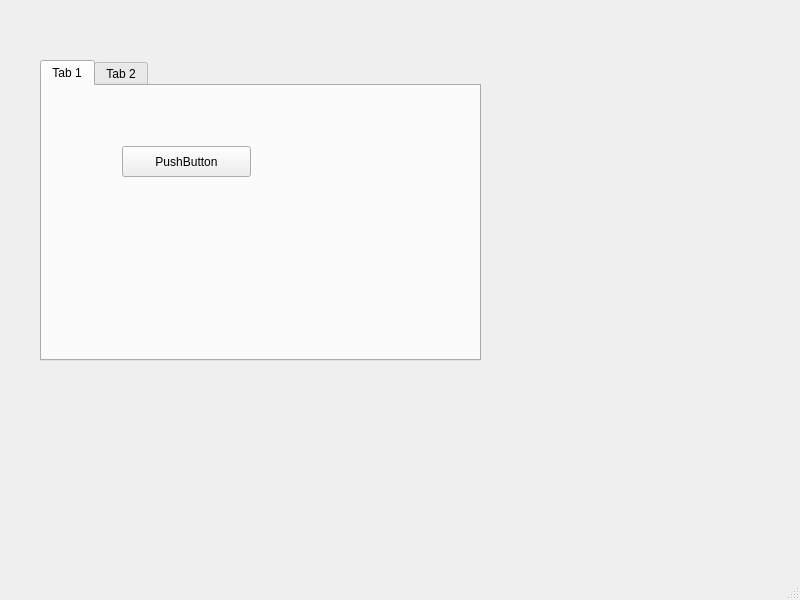
<?xml version="1.0" encoding="UTF-8"?>
<ui version="4.0">
 <class>MainWindow</class>
 <widget class="QMainWindow" name="MainWindow">
  <property name="geometry">
   <rect>
    <x>0</x>
    <y>0</y>
    <width>800</width>
    <height>600</height>
   </rect>
  </property>
  <property name="windowTitle">
   <string>MainWindow</string>
  </property>
  <widget class="QWidget" name="centralwidget">
   <widget class="QTabWidget" name="tabWidget">
    <property name="geometry">
     <rect>
      <x>40</x>
      <y>60</y>
      <width>441</width>
      <height>301</height>
     </rect>
    </property>
    <property name="currentIndex">
     <number>0</number>
    </property>
    <widget class="QWidget" name="tab">
     <attribute name="title">
      <string>Tab 1</string>
     </attribute>
     <widget class="QPushButton" name="pushButton">
      <property name="geometry">
       <rect>
        <x>80</x>
        <y>60</y>
        <width>129</width>
        <height>31</height>
       </rect>
      </property>
      <property name="text">
       <string>PushButton</string>
      </property>
     </widget>
    </widget>
    <widget class="QWidget" name="tab_2">
     <attribute name="title">
      <string>Tab 2</string>
     </attribute>
     <widget class="QRadioButton" name="radioButton">
      <property name="geometry">
       <rect>
        <x>110</x>
        <y>100</y>
        <width>134</width>
        <height>22</height>
       </rect>
      </property>
      <property name="text">
       <string>RadioButton</string>
      </property>
     </widget>
    </widget>
   </widget>
  </widget>
  <widget class="QMenuBar" name="menubar">
   <property name="geometry">
    <rect>
     <x>0</x>
     <y>0</y>
     <width>800</width>
     <height>28</height>
    </rect>
   </property>
  </widget>
  <widget class="QStatusBar" name="statusbar"/>
 </widget>
 <resources/>
 <connections/>
</ui>
